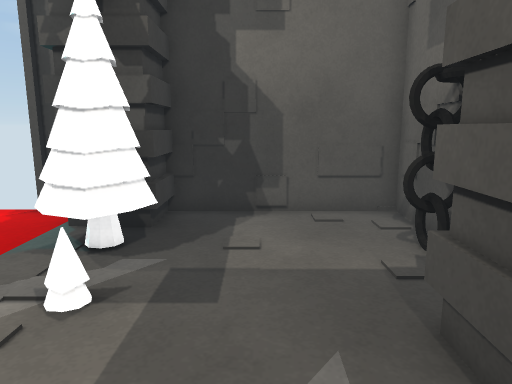
view 1 (above)

17 first-person views from a walk through a scene from a Unity 3-D project. The camera is 1.2 m above the floor, tilts 10° down and sees 70° across. The floor is counted in squares, 0.5 m on a side. Each view is taken from the middle of a square. On the plan, view 1 faces up. The plan holds only what a view shows up to about 20 squares ahead; the rest is blank. The player is left out. Door leaves are left out, so doorways stand open. Surface patterns are stand-ins for the level's own textures.

view 2
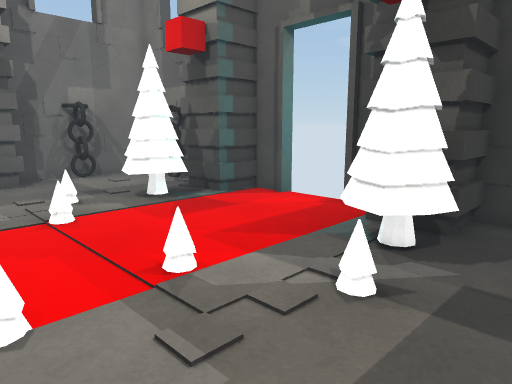

view 3
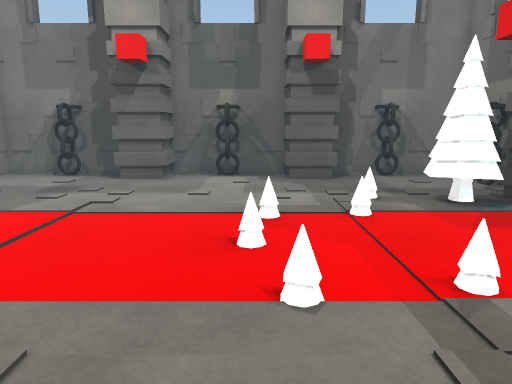

view 4
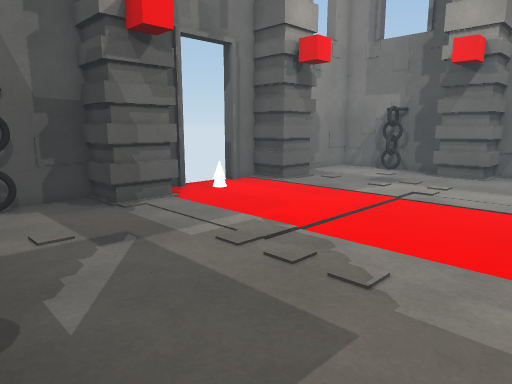

view 5
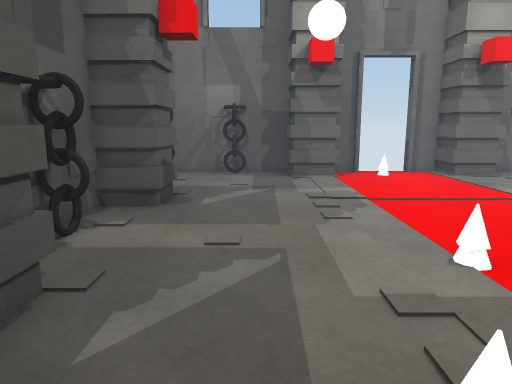

view 6
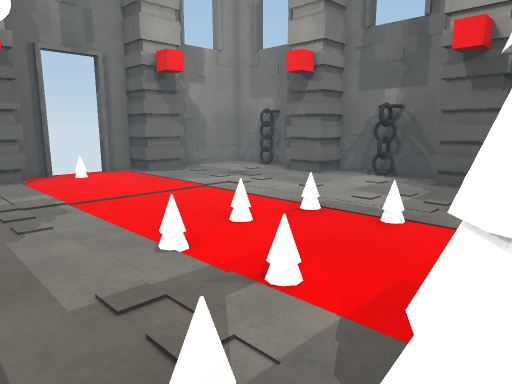

view 7
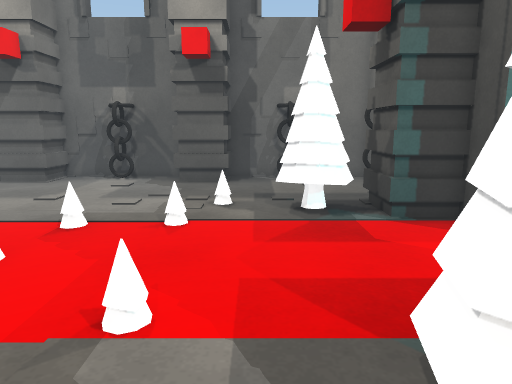

view 8
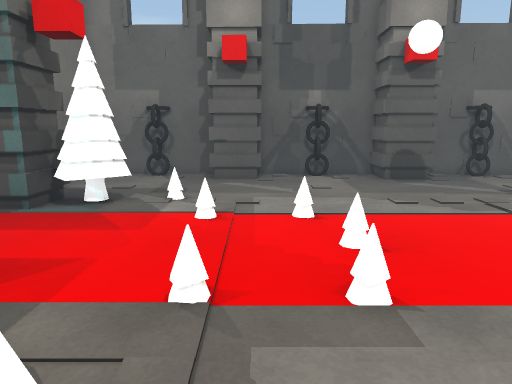

view 9
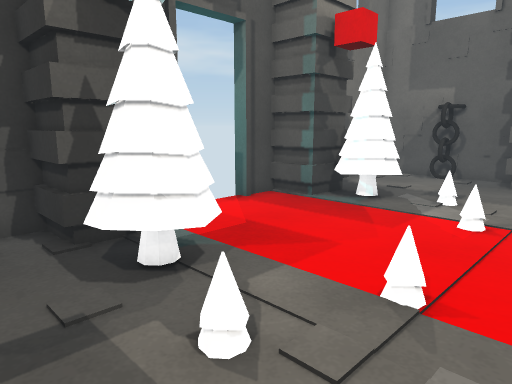

view 10
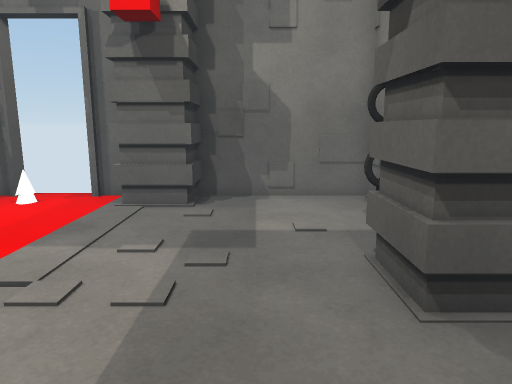

view 11
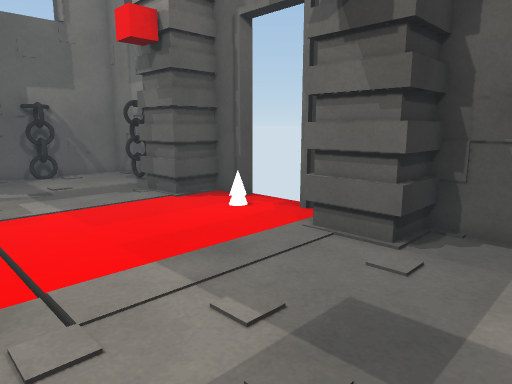

view 12
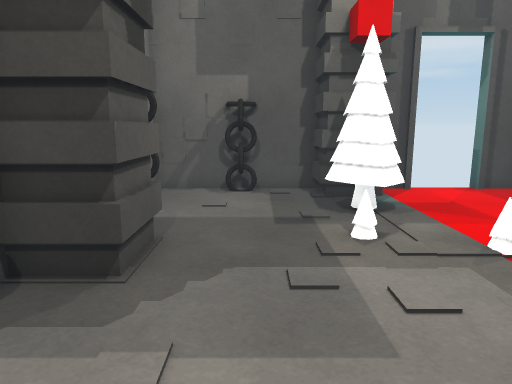

view 13
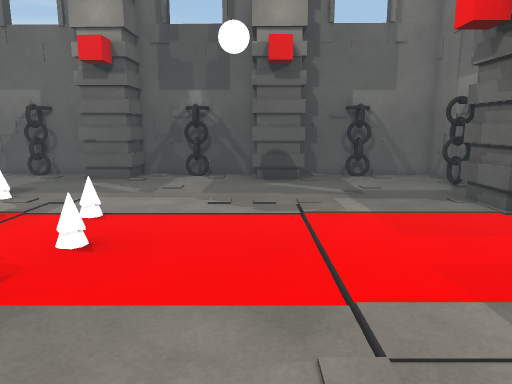

view 14
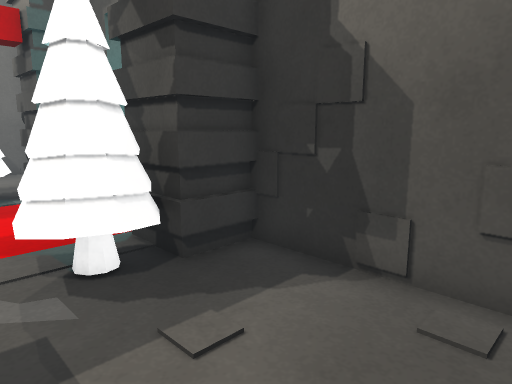

view 15
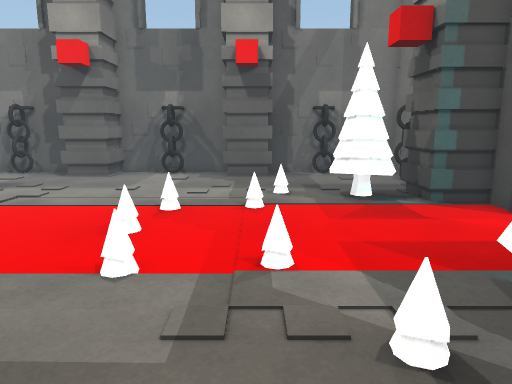

view 16
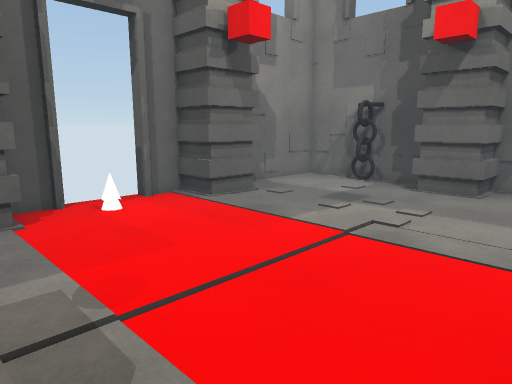

view 17
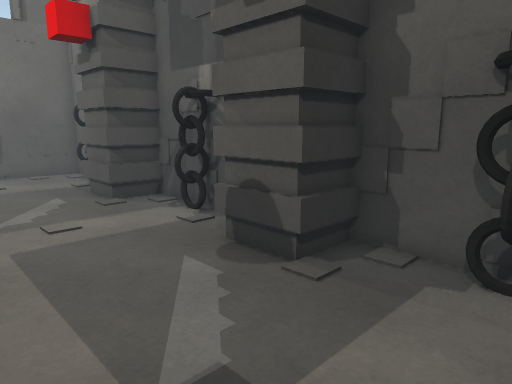

### Floor plan
Points are (right, up) in squares from view 1. A wall is a line through its corners. A room is listed if a view was taken in it or the views show most of it. See-through windows are left out.
Room 1 (views 1, 2, 3, 4, 5, 6, 7, 8, 9, 10, 11, 12, 13, 14, 15, 16, 17)
walls: (1.9, -3.8) (3.9, -3.9); (2, -4.2) (3.8, -4.2); (2.6, -1) (3.4, -1); (-4.8, 8.5) (-4.8, 10.5); (-17.1, 1.4) (-19, 1.4); (3.5, -1.7) (3.2, -1.5) (3.2, -0.4); (-10.9, -11) (-10.9, -12.9) (-9.2, -12.9) (-9.2, -13.4); (-2.9, -11) (-2.9, -12.9) (3.7, -12.9) (3.8, -6.1) (1.9, -6) (1.9, -4) (3.8, -4.1) (3.9, 1.9) (2, 2); (3.9, -1.2) (2.8, -1.1) (3.3, -0.6); (-6.2, 10.1) (-6.2, 10.9); (-12.8, 8.5) (-12.8, 10.5); (4, 1.6) (2, 1.6) (2, 4.2); (-18.3, -0.7) (-18.3, -2); (-8.9, 10.4) (-10.6, 10.4) (-10.6, 8.5) (-12.6, 8.5) (-12.6, 10.4) (-19, 10.4) (-19, 3.5); (-10.4, 10.5) (-10.4, 8.5); (-19, -1.3) (-17.9, -1.3) (-18.4, -1.8); (3.8, -6.3) (1.8, -6.2); (-18.2, 3.6) (-17.1, 3.6) (-17.1, 1.6) (-19, 1.6) (-19, -4.4) (-17.1, -4.4) (-17.1, -6.6); (4, 4.1) (4.1, 10.4) (-2.6, 10.4) (-2.6, 8.5) (-4.6, 8.5) (-4.6, 10.4) (-6, 10.4); (-5.1, -13) (-5.1, -10.9) (-2.6, -10.9) (-2.6, -12.9); (-2.4, 10.5) (-2.4, 8.5); (-6.6, -13.4) (-6.6, -12.9) (-4.8, -12.9) (-4.8, -11); (-19, -4.2) (-17.1, -4.2); (2.7, -9) (3.2, -8.6); (3.3, 6.3) (3.4, 7.6); (3.5, 6.5) (3, 7); (-19, 3.8) (-17.1, 3.8); (-0.5, -12.2) (0.8, -12.2); (-0.3, -12.3) (0.1, -11.9); (-17.8, 6.5) (-19, 6.5); (3, -9.7) (3.1, -8.7) (3.4, -8.4); (-12.8, -13) (-12.8, -11); (-17.9, 6.7) (-18.4, 6.1); (-15, 9.7) (-16.1, 9.7); (-19, -6.9) (-19, -12.9) (-13.1, -12.9) (-13.1, -10.9) (-10.6, -10.9) (-10.6, -12.9); (0, -12.4) (0, -11.7); (4, 6.8) (2.9, 6.9); (-15.1, 9.9) (-15.6, 9.4); (-18.3, 6.6) (-18.3, 6); (-18.3, -8.7) (-18.3, -9.5); (-18.3, 7.3) (-18.3, 6.8); (-18.6, -9.3) (-17.7, -9.3); (-15.5, 10.5) (-15.5, 9.3)
ways out: open door at (-7.5, 11); gap at (-9, -13)
objects: other object (-13, 6) to (-11, 8); tree (-10, 0); other object (-4, 6) to (-2, 8)

Where each view was taken, in squares from view 1:
view 1: 0 up, 0 right, facing up
view 2: 0 up, 0 right, facing up-left
view 3: 0 up, 0 right, facing left
view 4: 0 up, 2 right, facing down-left
view 5: 7 up, 1 left, facing down
view 6: 7 up, 1 left, facing down-left
view 7: 5 up, 1 left, facing left
view 8: 2 up, 15 left, facing right
view 9: 1 up, 15 left, facing up-right
view 10: 0 up, 15 left, facing down
view 11: 4 down, 16 left, facing down-right
view 12: 4 down, 15 left, facing up
view 13: 4 down, 15 left, facing right
view 14: 5 up, 3 right, facing up-left
view 15: 3 up, 1 right, facing left
view 16: 1 down, 3 left, facing down-left
view 17: 10 down, 3 left, facing up-right
